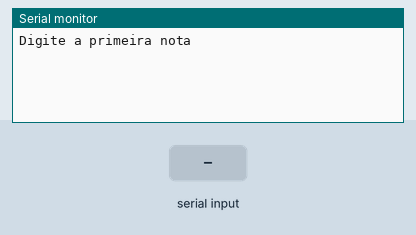
Recording of a sketch running on a simulated Arduino Uno, built with avr-gcc and run on an emulated ATmega328P. On the bench: the last lines printed to the serial monitor. Inputs (shaded band) come from the test bench.

Above: at 1.2 s.
1.3 s: "90,45,200\n" received over Serial
At 1.9 s:
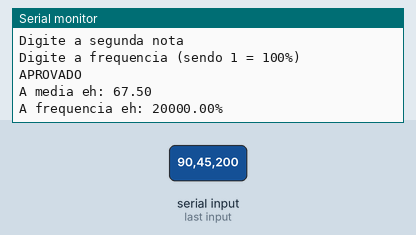
At 8.5 s:
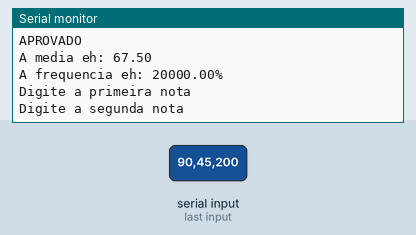

The sketch:

Avaliacao_de_Desempenho_Escolar.ino
```cpp
// C++ code
/*📝 Enunciado: Avaliação de Desempenho Escolar
Você foi contratado para criar um sistema que analisa a situação de um aluno com base em suas notas e frequência.

Regras:
Calcule a média entre duas notas.
Verifique se o aluno foi aprovado:
Aprovado se média é MAIOR OU IGUAL A 6 e SE A frequência É MAIOR OU IGUAL 75%.
Caso contrário, exiba se foi reprovado por nota, por frequência ou por ambos.
Se a média for exatamente 10, exiba: "Parabéns! Nota máxima!*/
//Variáveis
float nota1 = 0;
float nota2 = 0;
float media = 0;
float frequencia = 0;

void setup()
{
  Serial.begin(9600);
}

void loop()
{
  Serial.println("Digite a primeira nota");
  while(!Serial.available());
  nota1 = Serial.parseFloat();

  Serial.println("Digite a segunda nota");
  while(!Serial.available());
  nota2 = Serial.parseFloat();

  Serial.println("Digite a frequencia (sendo 1 = 100%)");
  while(!Serial.available());
  frequencia = Serial.parseFloat();

  media = (nota1 + nota2) / 2;
  frequencia = frequencia * 100;

  if(media == 10)
  {
    Serial.println("Parabens! Nota maxima!");
    Serial.println("A media eh: " + String(media));
    Serial.println("A frequencia eh: " + String(frequencia) + "%");
  }
  else if(media > 6 && frequencia > 0.75)
  {
  	Serial.println("APROVADO");
    Serial.println("A media eh: " + String(media));
    Serial.println("A frequencia eh: " + String(frequencia) + "%");
  }
  else if(media < 6 && frequencia > 0.75)
  {
  	Serial.println("REPROVADO por nota");
    Serial.println("A media eh: " + String(media));
    Serial.println("A frequencia eh: " + String(frequencia) + "%");
  }
  else if(media > 6 && frequencia < 0.75)
  {
  	Serial.println("REPROVADO por frequencia");
    Serial.println("A media eh: " + String(media));
    Serial.println("A frequencia eh: " + String(frequencia) + "%");
  }
  else if(media < 6 && frequencia < 0.75)
  {
  	Serial.println("REPROVADO por nota e frequencia");
    Serial.println("A media eh: " + String(media));
    Serial.println("A frequencia eh: " + String(frequencia) + "%");
  }

  Serial.println();
  delay(5000);
}
```

Measured:
- after the input at 1.3 s, the serial monitor: prints a new line at once (image 1)
